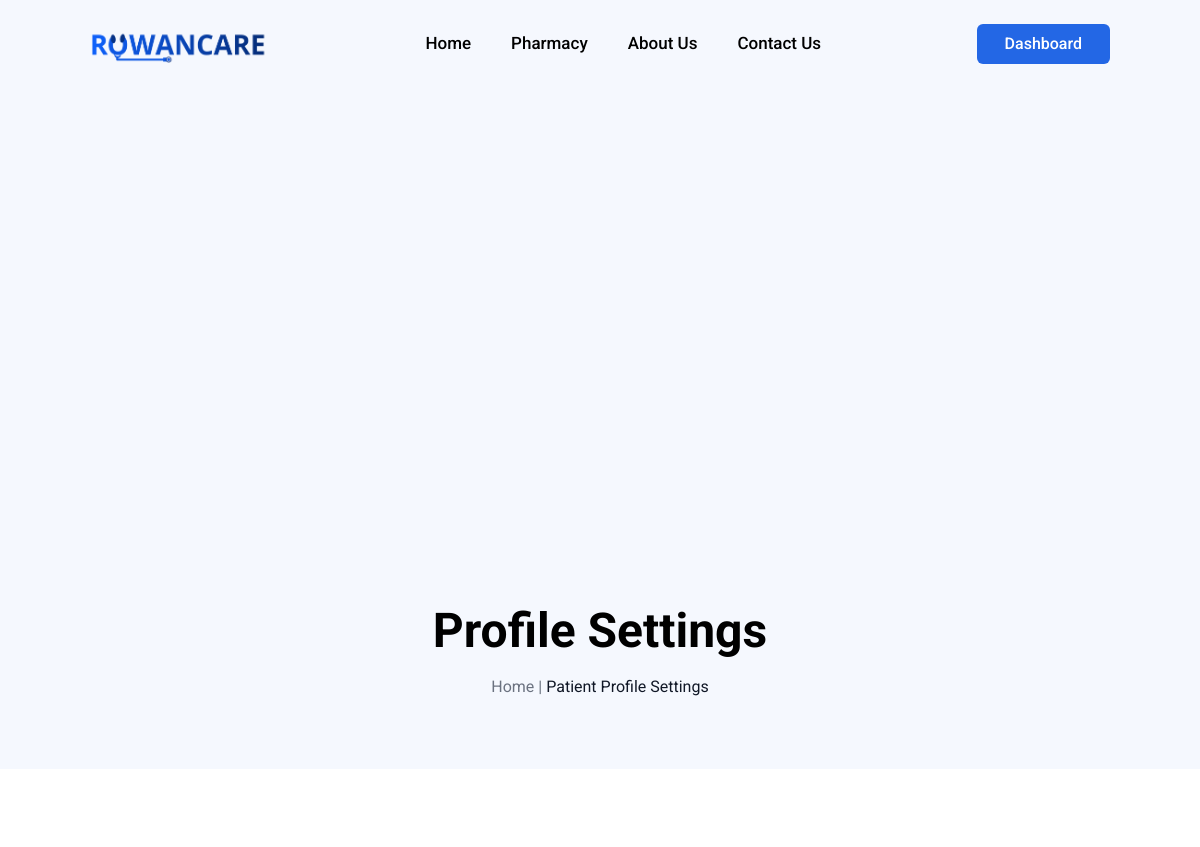
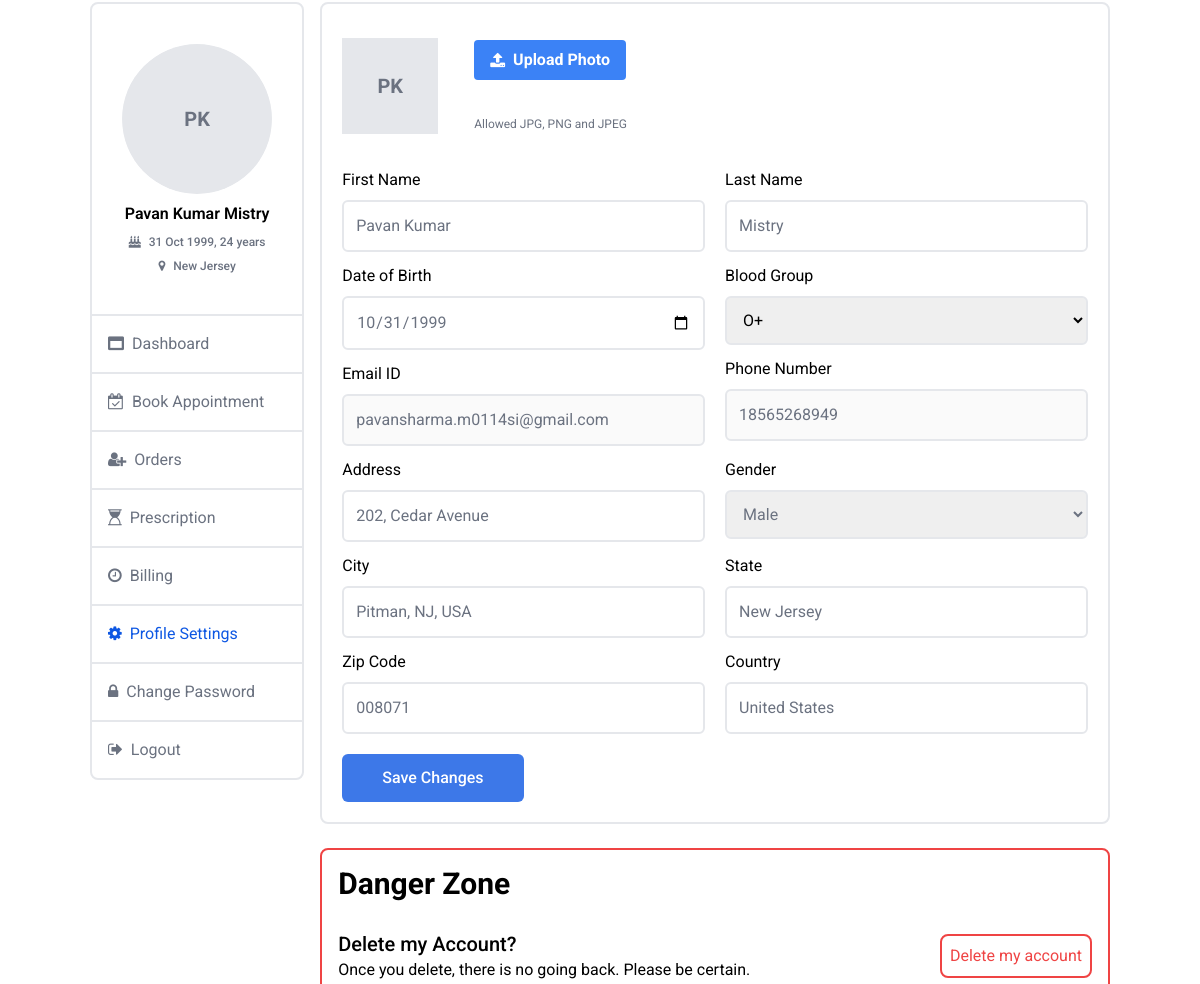
Screenshot of /patient-profile-settings.php (signed in) with the database file from the repository (2 pictures, top to bottom).
### tables this page shows
CREATE TABLE `patient` (
  `patientId` int NOT NULL AUTO_INCREMENT,
  `firstName` varchar(225) NOT NULL,
  `lastName` varchar(225) NOT NULL,
  `email` varchar(225) NOT NULL,
  `phoneNumber` varchar(20) NOT NULL,
  `dateOfBirth` date DEFAULT NULL,
  `gender` varchar(20) DEFAULT NULL,
  `bloodGroup` varchar(20) DEFAULT NULL,
  PRIMARY KEY (`patientId`)
);

CREATE TABLE `patient_address` (
  `addressId` int NOT NULL AUTO_INCREMENT,
  `city` varchar(50) DEFAULT NULL,
  `state` varchar(50) DEFAULT NULL,
  `country` varchar(50) DEFAULT NULL,
  `address` varchar(225) DEFAULT NULL,
  `zipcode` varchar(6) DEFAULT NULL,
  `patientId` int NOT NULL,
  PRIMARY KEY (`addressId`),
  KEY `patientId` (`patientId`),
  CONSTRAINT `patient_address_ibfk_1` FOREIGN KEY (`patientId`) REFERENCES `patient` (`patientId`)
);

### db_connection.php (called while the page is built, shortened)
<?php
function getUserData($conn, $userIdentifier, $userType)
{
    $sql = 'SELECT * FROM ' . $userType . " where email = ?";
    $stmt = $conn->prepare($sql);
    $stmt->bind_param("s", $userIdentifier);
    $stmt->execute();
    $result = $stmt->get_result();
    if ($result->num_rows > 0) {
        $userData = $result->fetch_assoc();
    } else {
        $userData = null;
    }
    return $userData;
}
function getAddress($conn, $userId, $userType)
{
    $sql = "SELECT * FROM $userType" . "_address" . " where $userType" . "Id" . " = ?";
    if ($stmt = $conn->prepare($sql)) {
        $stmt->bind_param("i", $userId);
        $stmt->execute();
        $result = $stmt->get_result()->fetch_assoc();
        return $result;
    }
    return [];
}

### components/getUserType.php (called while the page is built)
<?php
function getUserType()
{
    $urlPath = $_SERVER['REQUEST_URI'];
    $pathParts = explode("/", $urlPath);
    $desiredPath = "";
    foreach ($pathParts as $part) {
        if (strpos($part, 'doctor') !== false || strpos($part, 'patient') !== false) {
            $desiredPath = $part;
            break;
        }
    }
    $userType = "";
    $isLoading = true;
    if ($desiredPath !== "") {
        $userType = explode("-", $desiredPath)[0];
        $isLoading = false;
    } else {
        $isLoading = true;
    }
    return ["userType" => $userType, "isLoading" => $isLoading];
}
?>

### patient-profile-settings.php (the view, shortened to what this page needs)
<?php
include 'db_connection.php';
require "constants/data.php";
require "components/getUserType.php";
require "components/functions.php";
$result = getUserType();
if (isset($_COOKIE['rowanCarepatient'])) {
    $userIdentifier = $_COOKIE['rowanCarepatient'];
    $userData = getUserData($conn, $userIdentifier, $result["userType"]);
    $profileImage = getProfileImage($conn, $userData['patientId'], userType: "patient");
    $patientAddress = getAddress($conn, $userData['patientId'], 'patient');
} else {
    header("Location: page-not-found.php");
    exit();
}
?>
<!DOCTYPE html>
<html lang="en">
<head>
    <?php
    require_once "components/header.php"
    ?>
</head>
<body>
    <?php
    require_once "components/navbar.php";
    ?>
    <?php
    require_once "components/banner.php";
    ?>
    <div class="w-[92%] md:w-[85%] mx-auto">
        <div class="grid grid-cols-1 md:grid-cols-9 my-20 gap-4">
            <?php
            require_once "components/dashboard-navigation.php";
            dashboardNavigation($conn, $userData, $patientDashboardNav, $color, $result['userType'], profileImage: $profileImage['imagePath'] ?? "");
            ?>
            <div class="col-span-9 md:col-span-7">
                <form class="border-2 rounded-lg px-5 py-5" id="patientProfileForm" method="POST" action="patient-profile-settings.php" enctype="multipart/form-data">
                    <?php
                    require_once 'components/uploadProfile.php';
                    uploadProfile($userData, name: "patient-file-upload", profileImage: $profileImage['imagePath'] ?? "");
                    ?>
                    <div class="grid grid-cols-1 md:grid-cols-2 gap-5">
                        <div class="col-span-1 space-y-3">
                            <?php
                            textInputField(data: $userData, label: "First Name", textType: "text", value: "firstName");
                            ?>
                        </div>
                        <div class="col-span-1 space-y-3">
                            <div class="flex flex-col gap-2">
                                <label for="bloodGroup">Blood Group</label>
                                <select class="outline-none p-3 rounded-md border-2" name="bloodGroup" id="bloodGroup">
                                    <option value="O+" <?php echo $userData['bloodGroup'] == 'O+' ? 'selected' : ''; ?>>O+
                                    </option>
                                </select>
                            </div>
                            <div class="flex flex-col gap-2">
                                <label for="phoneNumber">Phone Number</label>
                                <input class="outline-none p-3 text-gray-500     rounded-md border-2" type="tel" pattern="[0-9]{10}" title="Enter a 10-digit phone number" name="phoneNumber" placeholder="Enter your phone number" value="<?php echo $userData['phoneNumber']; ?>" disabled>
                            </div>
                        </div>
                    </div>
                    <div class="mt-3 mb-3 grid grid-cols-1 md:grid-cols-2 gap-5">
                        <div class="flex flex-col gap-2">
                            <label for="htmlFor">Gender</label>
                            <select class="outline-none p-3 rounded-md border-2 text-gray-500" name="gender" id="gender">
                                <option value="Male" <?php echo $userData['gender'] == "Male" ? "selected" : "" ?>>Male
                                </option>
                            </select>
                        </div>
                    </div>
                    <div class="grid grid-cols-1 md:grid-cols-2 gap-5">
                        <div class="col-span-1 space-y-3">
                            <div class="flex flex-col gap-2">
                                <label for="zipCode">Zip Code</label>
                                <input class="outline-none text-gray-500 p-3 rounded-md border-2" type="text" name="zipcode" id="zipCode" pattern="\d{6}" title="Please enter a 6-digit zip code" placeholder="Enter your area zip code" maxlength="6" minlength="6" value="<?php echo $patientAddress['zipcode'] ?? "" ?>">
                            </div>
                        </div>
                        <div class="col-span-1 space-y-3">
                        </div>
                    </div>
                    <div class="mt-5">
                        <button class="w-full md:w-fit disabled:opacity-50  text-center bg-[<?php echo $color['primary'] ?>]/80 hover:bg-[<?php echo $color['primary'] ?>] duration-500 text-white px-10 py-3 rounded-md outline-none border-none cursor-pointer flex items-center sm:w-fit justify-center font-medium" type="submit">Save Changes</button>
                    </div>
                </form>
                <div class="border-2 border-red-500 py-4 mt-6 rounded-lg px-4">
                    <h1 class="text-2xl md:text-3xl font-bold mb-7">Danger Zone</h1>
                    <div class="flex items-center justify-between">
                        <div>
                            <h2 class="text-xl font-medium">Delete my Account?</h2>
                            <p>Once you delete, there is no going back. Please be certain.</p>
                        </div>
                        <form action="providers/delete-my-account.php" method="POST">
                            <button class="text-red-500 bg-transparent border-2 border-red-500 hover:text-white hover:bg-red-500 duration-500 w-fit p-2 rounded-lg">Delete my account</button>
                        </form>
                    </div>
                </div>
            </div>
        </div>
    </div>
</body>
</html>

### components/dashboard-navigation.php (shortened to what this page needs)
<?php
function dashboardNavLink($color, $label, $icon, $path, $page)
{
    $activeStyle = $page === $path ? "text-[#0D57E3] " : "text-gray-500";
    echo '
    <a class="' . $activeStyle . ' p-4 cursor-pointer border-t-2 hover:text-[' . $color['primary'] . ']
     " href="' . $path . '"> <i class="fa ' . $icon . ' mr-1" aria-hidden="true"></i>
    ' . $label . '</a>
    ';
}
function dashboardNavigation($conn, $userData, $patientDashboardNav, $color, $userType, $profileImage)
{
    $page = basename($_SERVER['REQUEST_URI']);
    $address = getAddress($conn, $userData[$userType . "Id"], $userType);
?>
    <div class="h-fit col-span-9 md:col-span-2 bg-white border-2 rounded-lg">
        <div class="flex w-full items-center justify-center py-10 flex-col space-y-2">
            <div class="bg-gray-100 w-[150px] h-[150px] overflow-hidden rounded-full flex items-center justify-center">
                <?php if (!empty($profileImage ?? "")) : ?>
                    <div class="w-[150px] h-[150px] rounded-full overflow-hidden flex items-center">
                        <img class="w-full h-full object-cover rounded-full" src="<?php echo $profileImage; ?>" alt="Profile Image">
                    </div>
                <?php else : ?>
                    <div class="rounded-full bg-gray-200 overflow-hidden flex items-center justify-center w-full h-full">
                        <p class="text-xl font-bold text-gray-500">
                            <?php
                            require_once 'components/functions.php';
                            echo getFirstLetter($userData['firstName']) ? getFirstLetter($userData['firstName']) : "DP";
                            ?>
                        </p>
                    </div>
                <?php endif; ?>
            </div>
            <?php
            if ($userType === 'patient') {
            ?>
                <h2 class="font-semibold">
                    <?php echo $userData['firstName'] . " " . $userData['lastName'] ?>
                </h2>
            <?php } else if ($userType === 'doctor') { ?>
                <h2 class="font-semibold">
                    <?php echo "Dr. " . $userData['firstName'] . " " . $userData['lastName'] ?>
                </h2>
            <?php } ?>
            <?php if ($userType === "patient"  && !empty($userData['dateOfBirth'] ?? "" && !empty($address['state']))) {
                $res = explode("-", $userData['dateOfBirth']);
                $dob = date('d M Y', strtotime(implode("-", array_reverse($res))));
                $dateOfBirth = new DateTime($userData['dateOfBirth']);
                $today = new DateTime('today');
                $age = $dateOfBirth->diff($today)->y;
            ?>
                <div class="flex flex-col items-center justify-center gap-2">
                    <div class="flex items-center gap-2">
                        <i class="fa fa-birthday-cake text-gray-500 text-xs" aria-hidden="true"></i>
                        <p class="text-gray-500 text-xs font-medium"><?php echo $dob . ", " . $age . " years" ?></p>
                    </div>
                    <div class="flex items-center gap-2">
                        <i class="fa fa-map-marker text-gray-500 text-xs" aria-hidden="true"></i>
                        <p class="text-gray-500 text-xs font-medium"><?php echo $address['state'] ?></p>
                    </div>
                </div>
            <?php } elseif ($userType === "doctor" && !empty($sp['specialization'])) {
            ?>
                <p class="text-xs text-gray-500"><?php echo $sp['specialization'] ?></p>
            <?php } else { ?>
                <p class="bg-red-200 text-xs text-red-500 w-[80%] py-1 rounded-lg text-center">Please update your profile.</p>
            <?php } ?>
        </div>
        <div class="flex flex-col">
            <?php
            foreach ($patientDashboardNav as $menu) {
                dashboardNavLink(color: $color, label: $menu['label'], icon: $menu['icon'], path: $menu['path'], page: $page);
            }
            ?>
        </div>
    </div>
<?php
}
?>

### components/uploadProfile.php (shortened to what this page needs)
<?php function uploadProfile($userData, $name, $profileImage)
{ ?>
    <div class="flex items-center gap-5 mb-5">
        <div class="w-24 h-24 bg-gray-200 overflow-hidden">
            <?php if (!empty($profileImage)) : ?>
                <img class="w-full object-cover" src="<?php echo $profileImage; ?>" alt="Profile Image">
            <?php else : ?>
                <div class="w-full h-full bg-gray-200 flex items-center justify-center">
                    <p class="text-xl font-bold text-gray-500">
                        <?php
                        require_once 'components/functions.php';
                        echo getFirstLetter($userData['firstName']) ? getFirstLetter($userData['firstName']) : "DP";
                        ?>
                    </p>
                </div>
            <?php endif; ?>
        </div>
        <div>
            <div class="p-4">
                <div class="flex flex-col md:flex-row md:items-center gap-5">
                    <div>
                        <label for="<?php echo $name ?>" class="flex items-center justify-center cursor-pointer bg-blue-500 hover:bg-blue-700 duration-500 text-white font-bold py-2 px-4 rounded">
                            <i class="fa fa-upload mr-2"></i>
                            <span>Upload Photo</span>
                        </label>
                    </div>
                </div>
                <p class="text-xs text-gray-500 mt-3">Allowed JPG, PNG and JPEG</p>
            </div>
        </div>
    </div>
<?php } ?>

### components/functions.php (shortened to what this page needs)
<?php
function textInputField($data, $label, $textType, $value, $disabled = null)
{
    $inputValue = is_array($data) && isset($data[$value]) ? $data[$value] : '';
    echo '
    <div class="flex flex-col gap-2">
        <label for="htmlFor">' . htmlspecialchars($label) . '</label>
        <input class="outline-none p-3 text-gray-500 rounded-md border-2" type="' . htmlspecialchars($textType) . '"
            name="' . htmlspecialchars($value) . '" placeholder="Enter Your ' . htmlspecialchars($label) . '" value="' . htmlspecialchars($inputValue) .
        '" ' . $disabled . ' required >
    </div>
    ';
}
function getFirstLetter($name)
{
    $words = explode(" ", $name);
    $initials = '';
    foreach ($words as $w) {
        $initials .= mb_substr($w, 0, 1);
    }
    $initials = mb_substr($initials, 0, 2);
    return strtoupper($initials);
}
?>

### rows the page displays
patient: firstName "PK", firstName "Pavan Kumar", lastName "Mistry", dateOfBirth "31 Oct 1999", dateOfBirth "24", dateOfBirth "10/31/1999", email "pavansharma.m0114si@gmail.com", bloodGroup "O+", phoneNumber "18565268949", gender "Male"
patient_address: state "New Jersey", address "202, Cedar Avenue", city "Pitman, NJ, USA", zipcode "008071", country "United States"

### other values shown
$title "Profile Settings"
$path "Patient Profile Settings"
$label "Dashboard"
$label "Book Appointment"
$label "Orders"
$label "Prescription"
$label "Billing"
$label "Profile Settings"
$label "Change Password"
$label "Logout"
$label "First Name Date of Birth Email ID Last Name Address City State Country"
